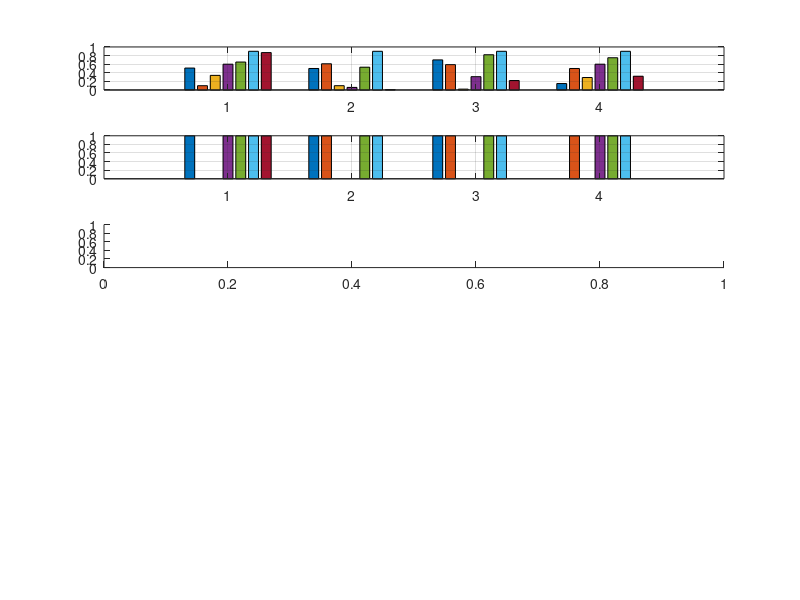

Recreate this plot in MATLAB. (Note: this script raises an error after producing the figure.)
VGS(1,:) = [.51 .1 .34 .6 .65 .9 .87];
VGS(2,:) = [.5 .61 .1 .06 .53 .9 .01];
VGS(3,:) = [.7 .59 .02 .31 .82 .9 .22];
VGS(4,:) = [.15 .5 .29 .6 .75 .9 .32];
    
row = size(VGS, 1);
col = size(VGS, 2);
Vt = 0.40;
subplot(6,1,1); bar(VGS); grid on;

%------------- Stage 2 --------------%
for i = 1:row
    for j = 1:col
        if(VGS(i,j) > Vt)
            VGS(i,j) = 1;
        else
            VGS(i,j) = 0;
        end
    end
end

subplot(6,1,2); bar(VGS); grid on;

%------------- Stage 3 --------------%
key = [0 1 1 0 0 1 0];
for i = 1:row
    encrypted_msg(i,:) = xor(VGS(i,:),key);
end
subplot(6,1,3); bar(encrypted_msg); grid on;

%------------- Stage 4 --------------%
time=[];
ASK_signal = [];
Digital_signal = [];
fs = 100;
t = 0:(1/fs):1;
Amp0 = 3; 
Amp1 = 10;
for i = 1:row
    for j = 1:col

    ASK_signal = [ASK_signal (encrypted_msg(i,j)==0)*Amp0*sin(2*pi*t)+(encrypted_msg(i,j)==1)*Amp1*sin(2*pi*t)];
    time = [time t];
    t = t + 1;
    end
end

%------------- Stage 5 --------------%
ASK_signal_noise = ASK_signal + 2.*rand(size(ASK_signal));

subplot(6,1,4); plot(time,ASK_signal,'LineWidth',2); axis tight;
subplot(6,1,5); plot(time,ASK_signal_noise,'LineWidth',2); axis tight;

%------------- Stage 6 --------------%
count = 25;
for i = 1:row
    for j = 1:col
        if ASK_signal_noise(count) > 6.5
            demod_msg(i,j) = 1;
        end
        if ASK_signal_noise(count) <= 6.5
            demod_msg(i,j) = 0;
        end
        count = count + 101;
    end
end

%------------- Stage 7 --------------%
for i = 1:row
    decrypted_msg(i,:) = xor(demod_msg(i,:),key);
end

subplot(6,1,6); bar(decrypted_msg); grid on;

%------------- Stage 8 --------------%
for i = 1:row
    final_message(i) = zeros;
    for j = 1:col
        final_message(i) = decrypted_msg(i,(col-j+1))*2^(j-1) + final_message(i);
    end
end

display_msg = ['The power in Nikolai Tesla`s House is: ' char(final_message) ];
disp(display_msg);